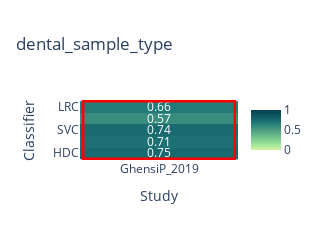

Notebook source saved alongside this figure:
### Code cell
# ['aggrnyl', 'agsunset', 'algae', 'amp', 'armyrose', 'balance',  'blackbody', 'bluered', 'blues', 'blugrn',
# 'bluyl', 'brbg', 'brwnyl', 'bugn', 'bupu', 'burg', 'burgyl', 'cividis', 'curl',    'darkmint', 'deep', 'delta',
# 'dense', 'earth', 'edge', 'electric',  'emrld', 'fall', 'geyser', 'gnbu', 'gray', 'greens', 'greys',   'haline',
#  'hot', 'hsv', 'ice', 'icefire', 'inferno', 'jet',   'magenta', 'magma', 'matter', 'mint', 'mrybm', 'mygbm', 'oranges', 
#  'orrd', 'oryel', 'oxy', 'peach', 'phase', 'picnic', 'pinkyl', 'piyg', 'plasma', 'plotly3', 'portland', 'prgn', 'pubu',
#  'pubugn',       'puor', 'purd', 'purp', 'purples', 'purpor', 'rainbow', 'rdbu', 'rdgy', 'rdpu', 'rdylbu', 'rdylgn', 
# 'redor', 'reds', 'solar','spectral', 'speed', 'sunset', 'sunsetdark', 'teal', 'tealgrn', 'tealrose', 'tempo', 'temps',
#  'thermal', 'tropic', 'turbid', 'turbo', 'twilight', 'viridis', 'ylgn', 'ylgnbu', 'ylorbr', 'ylorrd']"

Plot(19,  100, 400, saveSVG=True, file_type='svg', color_labels='emrld')

#curl, inferno, emrld, blues, blugrn, sunsetdark, plasma, oryel, speed, tealgrn,  deep, phase, aggrnyl, agsunset, algae, amp, bluyl, cividis, darkmint, deep, delta, gnbu, greens, haline, hsv, matter, oranges, orrd, portland, rdpu
#reds  solar speed sunset sunsetdark  thermal twilight  viridis ylgnbu ylorbr ylorrd

### Figure 1 — Plotly figure (JSON) as saved in the notebook; plotly's stock layout.template omitted (floating-point values rounded to 4 significant figures)
{"data": [{"colorscale": [[0, "rgb(211, 242, 163)"], [0.1667, "rgb(151, 225, 150)"], [0.3333, "rgb(108, 192, 139)"], [0.5, "rgb(76, 155, 130)"], [0.6667, "rgb(33, 122, 121)"], [0.8333, "rgb(16, 89, 101)"], [1, "rgb(7, 64, 80)"]], "text": [[0.66], [0.57], [0.74], [0.71], [0.75]], "textfont": {"color": "white"}, "texttemplate": "%{text}", "type": "heatmap", "x": ["GhensiP_2019"], "y": ["LRC", "DTC", "SVC", "RFC", "HDC"], "z": [[0.66], [0.57], [0.74], [0.71], [0.75]], "zmax": 1, "zmin": 0}], "layout": {"autosize": false, "height": 200, "shapes": [{"fillcolor": "rgba(255, 255, 255, 0)", "line": {"color": "red", "width": 2.5}, "type": "rect", "x0": -0.48, "x1": 0.48, "y0": -0.5, "y1": 4.5}], "title": {"text": "dental_sample_type"}, "width": 100, "xaxis": {"title": {"text": "Study"}}, "yaxis": {"autorange": "reversed", "title": {"text": "Classifier"}}}}
